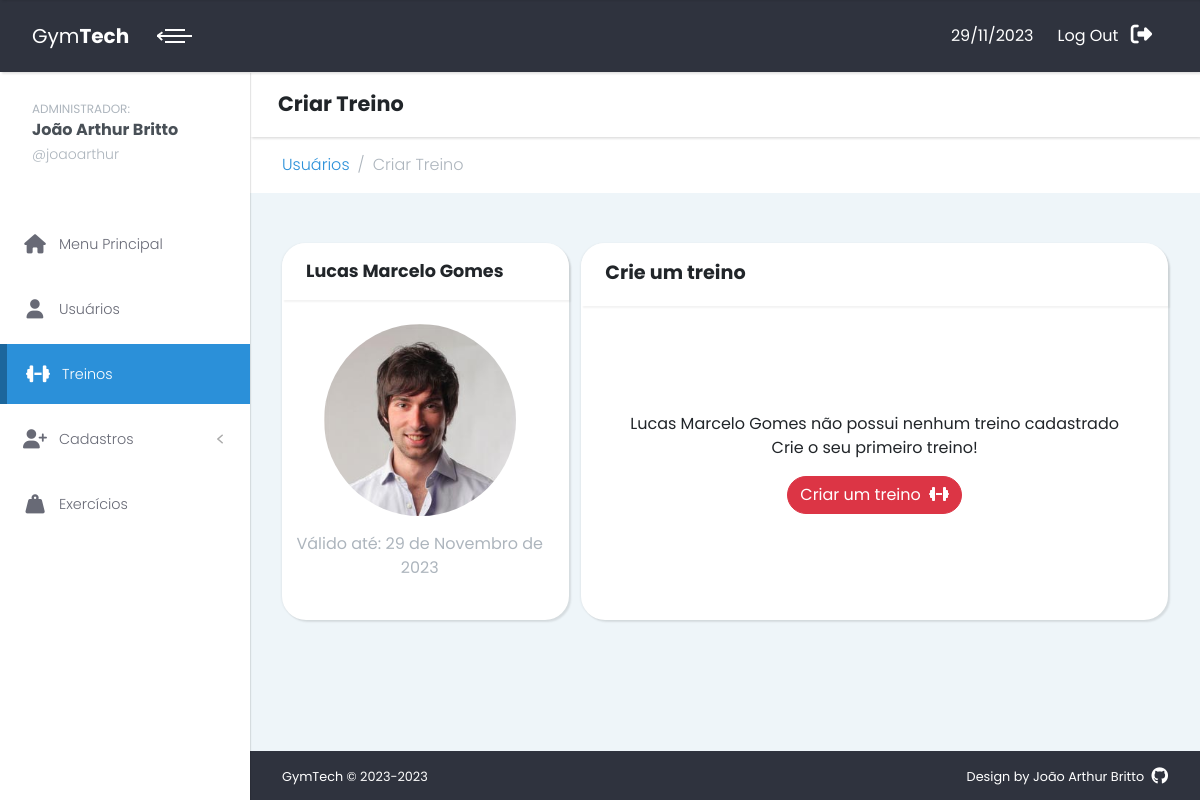
The app's page /treino/criarTreino/23 (signed in) with its own data.
### cadastro/models.py (models this page shows, shortened)
class Person(models.Model):
    matricula = models.AutoField('Matrícula', primary_key=True)
    name = models.CharField('Nome', max_length=100)
    email = models.EmailField('E-mail')
    cpf = models.CharField('CPF', max_length=14, unique=True)
    birthDate = models.DateField('Data de nascimento')
    phone = models.CharField('Telefone', max_length=15)
    whatsapp = models.BooleanField('Possui whatsapp?', default=True)
    profileImage = models.ImageField('Imagem de perfil', upload_to ="profileImages/", blank=True)

class Plan(models.Model):
    plan_choices = [
        ('Planos',
            (
                ('Mensal', 'Mensal'),
                ('Trimestral', 'Trimestral'),
                ('Semestral', 'Semestral'),
                ('Anual', 'Anual'),
            ),
        ),
    ]
    plan_person = models.OneToOneField(Person, on_delete=models.CASCADE, related_name="plan")
    plan_name = models.CharField('Nome do plano',choices=plan_choices,default=plan_choices[0][1][3] , max_length=10)
    signature_date = models.DateField('Data de assinatura', auto_now=True)
    expiration_date = models.DateField('Data de expiração')

### treino/views.py (the view)
# urls.py: path('criarTreino/<int:usuario_id>', views.criarTreino, name='criar-treino'),
@login_required
def criarTreino(request, usuario_id):
    person = Person.objects.get(pk=usuario_id)
    workouts = Workout.objects.filter(workout_person=person)
    if request.method == 'POST':
        if workouts.filter(workout_name=request.POST.get("workouts-0-workout_name"), workout_person=person).exists():
            messages.warning(request, 'Nome de treino não disponível! Já existe um treino com esse mesmo nome, tente criar um treino com um nome diferente.')
            return redirect('ver-treino', usuario_id)
        formset = CadastrarTreino(request.POST)
        if formset.is_valid():
            treinos = formset.save(commit=False)
            for treino in treinos:
                treino.workout_person = person
                treino.save()
                if workouts.count() == 1:
                    current_workout = Current_workout(current_workout_person=person, name=treino)
                    current_workout.save()
            return redirect('ver-treino', usuario_id)
        else:
            print(formset.errors)
    elif request.method == 'GET':
        if workouts.count() == 0:
            treino_formset = CadastrarTreino()
            context = {
                'person':person,
                "treino_formset":treino_formset,
            }
            return render(request, 'criarTreino.html', context=context)

### usuarios/templatetags/customTags.py (called while the page is built)
@register.filter(expects_localtime=True)
def is_past(value):
    if isinstance(value, datetime):
        value = value.date()
    return value < date.today()

@register.filter
def starts_with(value, prefix):
    return value.startswith(prefix)

### treino/templates/criarTreino.html (shortened to what this page needs)
{% extends 'layout.html' %}
{% load static %}
{% load customTags %}
{% block subtitle %}Criar Treino{% endblock %}
{% block breadcrumbs %}
<li class="breadcrumb-item"><a class="fw-light" href="index.html">Usuários</a></li>
<li class="breadcrumb-item active fw-light" aria-current="page">Criar Treino</li>
{% endblock %}
{% block content %}
<section class="workouts">
    <div class="container-fluid">
        <div class="row gy-4 align-items-stretch">
            <div class="col-md-4" id="perfil-detalhado">
                <div class="card mb-0">
                    <div class="card-header d-flex align-items-center">
                        <h3 class="h4 mb-0">{{person.name}}</h3>
                    </div>
                    <div class="card-body row text-center">
                        <div class="col-md-12 col-sm-6">
                            <img class="circular-image-lg" src="{% if person.profileImage %}{{person.profileImage.url}}{% else %}{% static 'img/profile-default.jpeg' %}{% endif %}" alt="...">
                        </div>
                        <div class="col-md-12 col-sm-5">
                            {% if person.plan.expiration_date|is_past %}
                            <p class="text-danger mt-4">Assinatura expirada</p>
                            {% else %}
                            <p class="text-gray-500 my-3">Válido até: {{person.plan.expiration_date}}</p>
                            {% endif %}
                        </div>
                    </div>
                </div>
            </div>
            <div class="col-md-8" id="treino-completo">
                <div class="card mb-0 h-100">
                    <div class="card-header d-flex align-items-center justify-content-between">
                        <h3 class="mb-1">Crie um treino</h3>
                    </div>
                    <div class="card-body d-flex align-items-center justify-content-center text-center">
                        <div>
                            <p> {{person.name}} não possui nenhum treino cadastrado <br>Crie o seu primeiro treino!</p>
                            <button class="btn btn-danger rounded-pill" type="button" data-bs-toggle="modal"
                                data-bs-target="#createWorkout">
                                Criar um treino
                                <i class="ms-1 fa-solid fa-dumbbell"></i>
                            </button>
                        </div>
                    </div>
                </div>
            </div>
        </div>
    </div>
</section>
{% endblock %}

### menu/templates/layout.html (shortened to what this page needs)
{% extends 'head_layout.html' %}
{% block main_layout %}
{% load static %}
{% load customTags %}
{% now "Y" as current_year %}
{% url 'menu-principal' as menu %}
{% url 'cadastro' as cadastro %}
{% url 'usuarios' as usuarios %}
{% url 'treinos' as treinos %}
{% url 'exercicios' as exerciciosUrl %}
{% now "d/m/Y" as current_date %}
  <div class="page">
    <header class="header z-index-50">
      <nav
        class="nav navbar py-3 px-0 shadow-sm text-white position-relative">
        <div class="container-fluid w-100">
          <div
            class="navbar-holder d-flex align-items-center justify-content-between w-100">
            <div class="navbar-header">
              <a
                class="navbar-brand d-none d-sm-inline-block"
                href="/">
                <div class="brand-text d-none d-lg-inline-block">
                  <span>Gym</span><strong>Tech</strong>
                </div>
              </a>
              <a
                class="ms-2 menu-btn active"
                id="toggle-btn"
                href="#"><span></span><span></span><span></span></a>
            </div>
            <ul
              class="nav-menu list-unstyled d-flex flex-md-row align-items-center">
              <li class="nav-item my-0 py-0">
                <p class="d-inline me-xl-2 mt-5">{{current_date}}</p>
              </li>
              <li class="nav-item">
                <a class="nav-link text-white" href="{% url 'logout' %}">
                  <span class="d-none d-sm-inline me-xl-2">Log Out</span>
                  <i class="fa-solid fa-right-from-bracket fa-lg"></i>
                </a>
              </li>
            </ul>
          </div>
        </div>
      </nav>
    </header>
    <div class="page-content d-flex align-items-stretch">
      <nav class="side-navbar z-index-40">
        <a href="{% url 'admin' %}" class>
          <div class="sidebar-header d-flex align-items-center py-4 px-3">
            <div class="ms-3 title">
              <small class="text-gray-500">ADMINISTRADOR:</small>
              <h5 class="mb-2 me-0 text-gray-700">
                {{user.first_name}} {{user.last_name}}
              </h5>
              <p class="text-sm text-gray-500 fw-light mb-0 lh-1">
                @{{user.username}}
              </p>
            </div>
          </div>
        </a>
        <ul class="list-unstyled py-4">
          <li
            class="sidebar-item {% if request.path == menu %} active {% endif %}">
            <a class="sidebar-link" href="{{menu}}">
              <i class="fa-solid fa-house fa-lg me-xl-2"></i>
              Menu Principal
            </a>
          </li>
          <li
            class="sidebar-item {% if request.path|starts_with:usuarios %}active{% endif %}">
            <a class="sidebar-link" href="{{usuarios}}">
              <i class="fa-solid fa-user fa-lg me-xl-2"></i>
              Usuários
            </a>
          </li>
          <li
            class="sidebar-item {% if request.path|starts_with:treinos %}active{% endif %}">
            <a class="sidebar-link" href="{{treinos}}">
              <i class="fa-solid fa-dumbbell fa-lg me-xl-2"></i>
              Treinos
            </a>
          </li>
          <li
            class="sidebar-item {% if request.path|starts_with:cadastro %}active{% endif %}">
            <a
              class="sidebar-link"
              href="#exampledropdownDropdown"
              data-bs-toggle="collapse">
              <i class="fa-solid fa-user-plus fa-lg me-xl-2"></i>
              Cadastros
            </a>
          </li>
          <li
            class="sidebar-item {% if request.path|starts_with:exerciciosUrl %}active{% endif %}">
            <a class="sidebar-link" href="{{exerciciosUrl}}">
              <i class="fa-solid fa-weight-hanging fa-lg me-xl-2"></i>
              Exercícios
            </a>
          </li>
        </ul>
      </nav>
      <div class="content-inner w-100">
        <header class="bg-white shadow-sm px-4 py-3 z-index-20">
          <div class="container-fluid px-0">
            <h2 class="mb-0 p-1">{% block subtitle %}{% endblock %}</h2>
          </div>
        </header>
        <div class="bg-white">
          <div class="container-fluid">
            <nav aria-label="breadcrumb">
              <ol class="breadcrumb mb-0 py-3">
                {% block breadcrumbs %} {% endblock %}
              </ol>
            </nav>
          </div>
        </div>
        {% include 'messages.html' %} {% block content %} {% endblock %}
        <footer
          class="position-absolute bottom-0 bg-darkBlue text-white text-center py-3 w-100 text-xs"
          id="footer">
          <div class="container-fluid">
            <div class="row gy-2">
              <div class="col-sm-6 text-sm-start">
                <p class="mb-0">GymTech © 2023-{{current_year}}</p>
              </div>
              <div class="col-sm-6 text-sm-end">
                <p class="mb-0">
                  Design by
                  <a
                    href="https://github.com/j0aoarthur"
                    class="text-white text-decoration-none">João Arthur Britto
                    <i class="ms-1 fa-brands fa-github fa-lg"></i>
                  </a>
                </p>
              </div>
            </div>
          </div>
        </footer>
      </div>
    </div>
  </div>
{% endblock %}

### staticfiles/css/custom.css (style rules this page uses)
.sidebar-item { margin: 5px 0; line-height: 0.8rem; }
.sidebar-link { font-weight: 600; color: #2b90d9; }
.sidebar-link i { margin: 0.8rem 0; width: 2rem; text-align: center; }
.circular-image-lg { width: 12rem; height: 12rem; border-radius: 50%; object-fit: cover; }

### records on screen
Person: name "Lucas Marcelo Gomes", profileImage (picture), plan.expiration_date "29 de Novembro de 2023"

### other values on screen
{{ current_date }} "29/11/2023"
{{ user.first_name }} "João Arthur"
{{ user.last_name }} "Britto"
{{ user.username }} "joaoarthur"
{{ current_year }} "2023"
